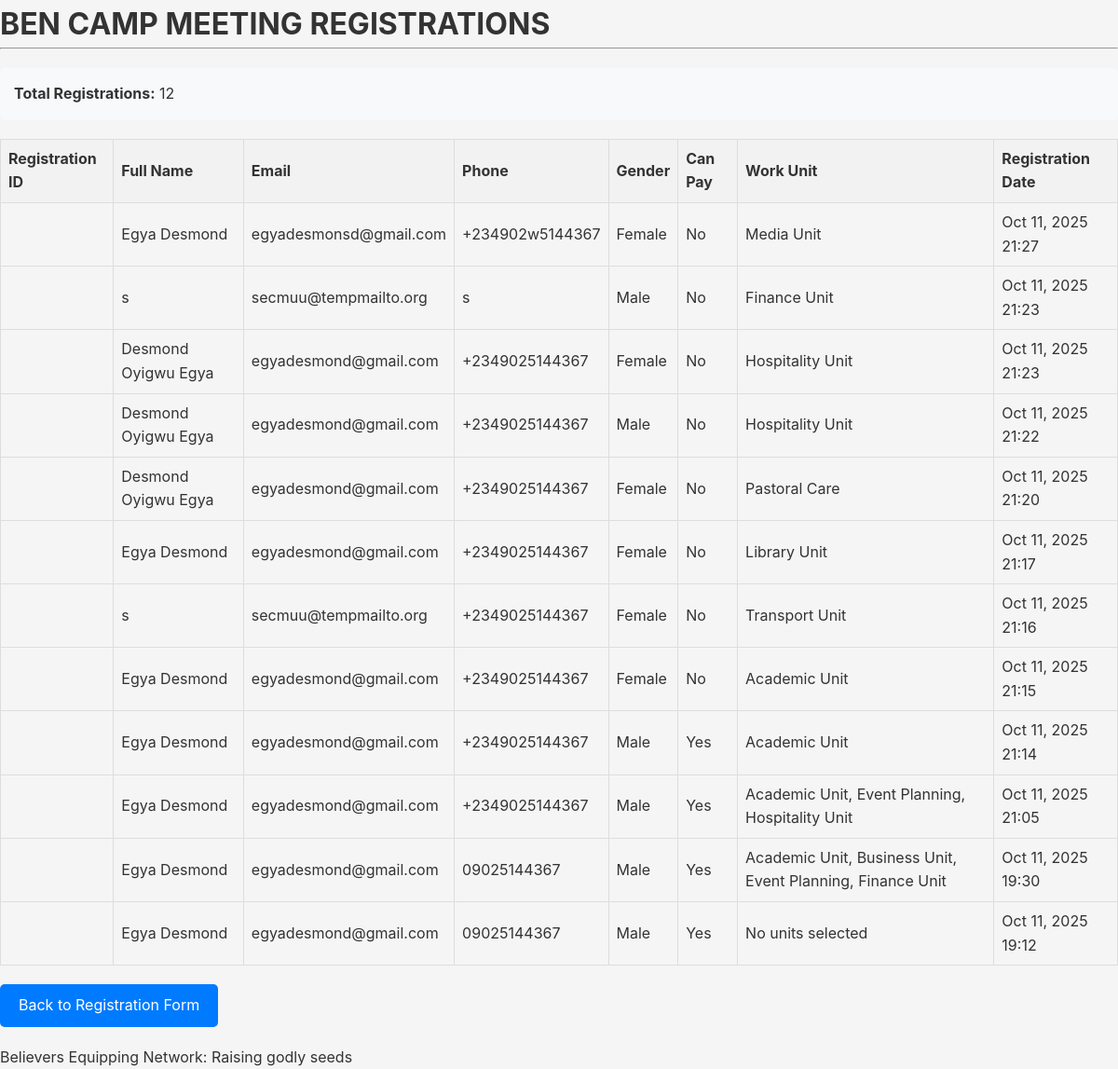
Page /registrations/ on the earlier database version.
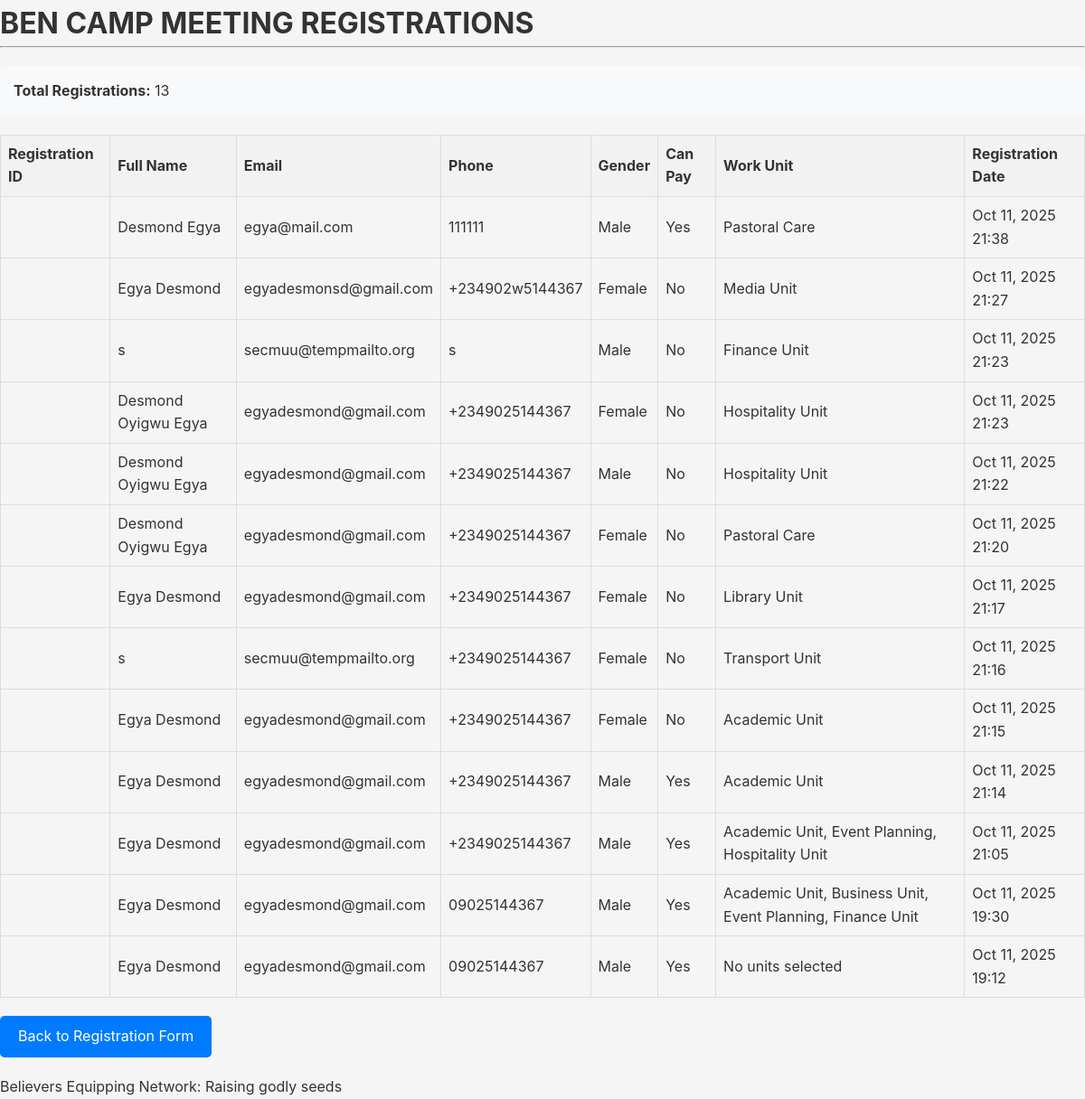
Same page on the later database version.
### camp_form/models.py (models this page shows, shortened)
class CampRegistration(models.Model):
    GENDER_CHOICES = [
        ("male", "Male"),
        ("female", "Female"),
    ]
    YES_NO_CHOICES = [
        ("yes", "Yes"),
        ("no", "No"),
    ]
    fullname = models.CharField(max_length=255, verbose_name="Full Name")
    email = models.EmailField(verbose_name="Email Address")
    phone = models.CharField(max_length=20, verbose_name="Phone Number")
    gender = models.CharField(
        max_length=10, choices=GENDER_CHOICES, verbose_name="Gender"
    )
    can_pay = models.CharField(
        max_length=3, choices=YES_NO_CHOICES, verbose_name="Can Pay for Camp Meeting"
    )
    work_units = models.ManyToManyField(
        ServiceUnit, verbose_name="Work Units", help_text="Select the units you work in"
    )
    allergies = models.CharField(
        max_length=3, choices=YES_NO_CHOICES, verbose_name="Has Allergies"
    )
    allergy_details = models.TextField(
        blank=True, null=True, verbose_name="Allergy Details"
    )
    health_challenges = models.CharField(
        max_length=3, choices=YES_NO_CHOICES, verbose_name="Has Health Challenges"
    )
    health_challenge_details = models.TextField(
        blank=True, null=True, verbose_name="Health Challenge Details"
    )
    location = models.CharField(max_length=255, verbose_name="Location Coming From")
    arrival_departure = models.TextField(verbose_name="Arrival and Departure Plan")
    emergency_contact = models.TextField(verbose_name="Emergency Contact Information")
    created_at = models.DateTimeField(
        auto_now_add=True, verbose_name="Registration Date"
    )
    updated_at = models.DateTimeField(auto_now=True, verbose_name="Last Updated")
    class Meta:
        verbose_name = "Camp Registration"
        verbose_name_plural = "Camp Registrations"
        ordering = ["-created_at"]

class ServiceUnit(models.Model):
    name = models.CharField(max_length=100, unique=True, verbose_name="Unit Name")
    description = models.TextField(blank=True, verbose_name="Description")
    is_active = models.BooleanField(default=True, verbose_name="Active")
    created_at = models.DateTimeField(auto_now_add=True)
    class Meta:
        verbose_name = "Service Unit"
        verbose_name_plural = "Service Units"
        ordering = ["name"]

### camp_form/views.py (the view)
# urls.py: path("registrations/", views.registration_list, name="registration_list"),
def registration_list(request):
    registrations = CampRegistration.objects.all().order_by("-created_at")
    context = {
        "registrations": registrations,
        "total_count": registrations.count(),
    }
    return render(request, "registration_list.html", context)

### templates/registration_list.html (shortened to what this page needs)
{% load static %}
<!DOCTYPE html>
<html lang="en">
<head>
    <link rel="stylesheet" href="{% static 'camp.css' %}">
</head>
<body>
    <div class="form">
        <div class="title-div">
            <h1>BEN CAMP MEETING REGISTRATIONS</h1>
            <hr>
            <div class="stats">
                <p><strong>Total Registrations:</strong> {{ total_count }}</p>
            </div>
        </div>
        {% if registrations %}
            <table class="registration-table">
                <thead>
                    <tr>
                        <th>Registration ID</th>
                        <th>Full Name</th>
                        <th>Email</th>
                        <th>Phone</th>
                        <th>Gender</th>
                        <th>Can Pay</th>
                        <th>Work Unit</th>
                        <th>Registration Date</th>
                    </tr>
                </thead>
                <tbody>
                    {% for registration in registrations %}
                    <tr>
                        <td>{{ registration.registration_id }}</td>
                        <td>{{ registration.fullname }}</td>
                        <td>{{ registration.email }}</td>
                        <td>{{ registration.phone }}</td>
                        <td>{{ registration.get_gender_display }}</td>
                        <td>{{ registration.get_can_pay_display }}</td>
                        <td>
                            {% for unit in registration.work_units.all %}
                                {{ unit.name }}{% if not forloop.last %}, {% endif %}
                            {% empty %}
                                No units selected
                            {% endfor %}
                        </td>
                        <td>{{ registration.created_at|date:"M d, Y H:i" }}</td>
                    </tr>
                    {% endfor %}
                </tbody>
            </table>
        {% else %}
            <p>No registrations found.</p>
        {% endif %}
        <div style="margin: 20px 0;">
            <a href="{% url 'registration_form' %}" style="display: inline-block; padding: 10px 20px; background-color: #007bff; color: white; text-decoration: none; border-radius: 5px;">Back to Registration Form</a>
        </div>
        <div class="last-div">
            <p>Believers Equipping Network: Raising godly seeds</p>
        </div>
    </div>
</body>
</html>

Differences in the rows shown:
added CampRegistration: fullname "Desmond Egya", email "egya@mail.com", phone "111111", gender "Male", can_pay "Yes", created_at "Oct 11, 2025 21:38", ServiceUnit (name "Pastoral Care")
Other differences:
{{ total_count }}: "12" → "13"
